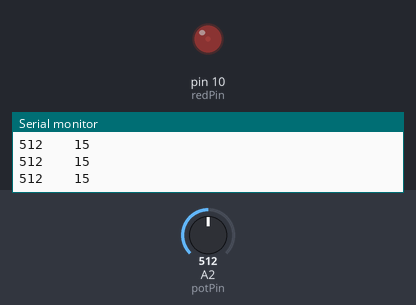
Recording of a sketch running on a simulated Arduino Uno, built with avr-gcc and run on an emulated ATmega328P. Parts: output pins drawn as LEDs (lit = HIGH), the last lines printed to the serial monitor. Inputs (shaded band) come from the test bench; at power-on: A2 (potPin) = 512.

Above: at 1.2 s.
1.3 s: A2 (potPin) set to 900
At 2.3 s:
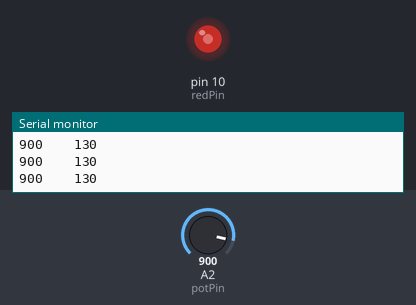
2.8 s: A2 (potPin) set to 0
At 3.2 s:
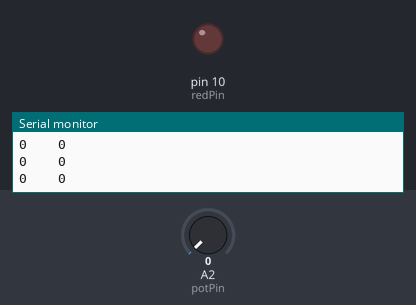
4.3 s: A2 (potPin) set to 122
5.8 s: A2 (potPin) set to 137
At 6.9 s:
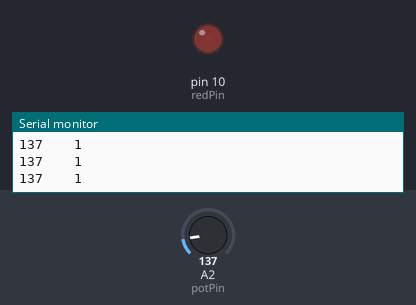
8.8 s: A2 (potPin) set to 1023
At 9.2 s:
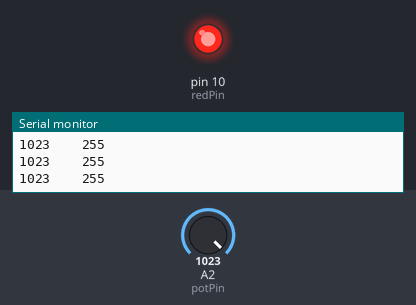
Timing chart, 0 to 11.3 s (numbered marks = the images above; inputs shaded):
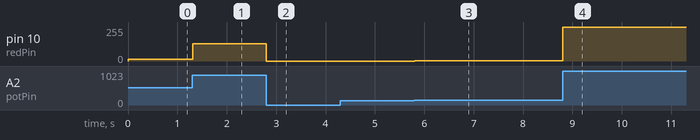

Measured:
- after the input at 1.3 s, pin 10 (redPin): 15/255 → 130/255 at once
- after the input at 2.8 s, pin 10 (redPin): 130/255 → 0/255 at once
- after the input at 5.8 s, pin 10 (redPin): 0/255 → 1/255 at once
- after the input at 8.8 s, pin 10 (redPin): 1/255 → 255/255 at once

The sketch:

DimmableLEDUsingPotentiometer.ino
```cpp
int redPin = 10;
int potPin = A2;
int potVal;
int writeVal;
int wait = 1000;
int br = 9600;
void setup() {
  Serial.begin(br);
  pinMode(potPin, INPUT);
  pinMode(redPin, OUTPUT);
  // put your setup code here, to run once:

}

void loop() {
  potVal = analogRead(potPin);
  // writeVal = (255.0/1023.0)*potVal;
  writeVal = pow(2, potVal/127.875)-1;
  analogWrite(redPin, writeVal);
  Serial.print(potVal);
  Serial.print("    ");
  Serial.println(writeVal);
  // put your main code here, to run repeatedly:

}
```
